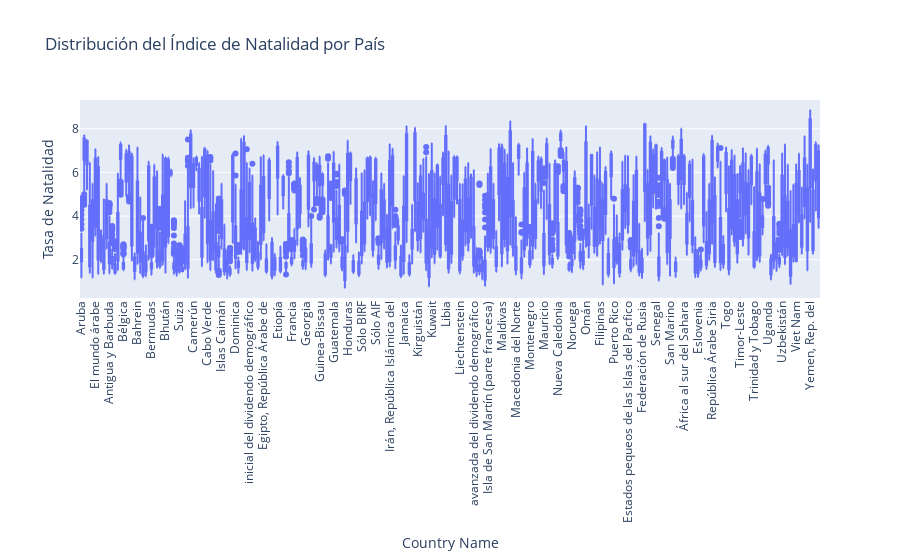

Here is the notebook cell this chart was saved with:
### Markdown cell above
### Boxplot para ver la dispersión de la natalidad por país
### utilizamos el metodo melt() de pandas para ajusta el data frame ya que necesitamos que cada país tenga multiples filas para realizar el boxplot.  Es decir con melt hacemos que los años sean una sola columna, y cada pais se repetira en la columna 'country name' para cada año, entonces tendremos el dataFrame organizado para el boxplot

### Code cell
#filtramo el dataframe para que tengamos solo el nombre del pais con sus respectivos datos
df_filtrado = df.iloc[:,[0]].join(df.iloc[:, 4:])
#df_filtrado
#hacemos el melt del dataframe filtrado
df_melted = df_filtrado.melt(id_vars='Country Name', var_name='Año', value_name='Tasa de Natalidad')
#creamos el boxplot
import plotly.express as px
fig = px.box(df_melted, x='Country Name', y='Tasa de Natalidad', title="Distribución del Índice de Natalidad por País")
fig.update_layout(xaxis_tickangle=-90)
fig.show()
# Nota: para instalar la libreria: pip install plotly
#       para que corra en Jupyter Notebook: pip install "notebook>=5.3" "ipywidgets>=7.5"

### Figure 1 — Plotly figure (JSON) as saved in the notebook; plotly's stock layout.template omitted (floating-point values rounded to 4 significant figures; data arrays with more than 128 entries replaced by an {"elided": "..."} marker saying what was removed)
{"data": [{"alignmentgroup": "True", "hovertemplate": "Country Name=%{x}<br>Tasa de Natalidad=%{y}<extra></extra>", "legendgroup": "", "marker": {"color": "#636efa"}, "name": "", "notched": false, "offsetgroup": "", "orientation": "v", "showlegend": false, "type": "box", "x": {"elided": "16758 str values"}, "x0": " ", "xaxis": "x", "y": {"elided": "16758 float values"}, "y0": " ", "yaxis": "y"}], "layout": {"boxmode": "group", "legend": {"tracegroupgap": 0}, "title": {"text": "Distribución del Índice de Natalidad por País"}, "xaxis": {"anchor": "y", "domain": [0, 1], "tickangle": -90, "title": {"text": "Country Name"}}, "yaxis": {"anchor": "x", "domain": [0, 1], "title": {"text": "Tasa de Natalidad"}}}}
